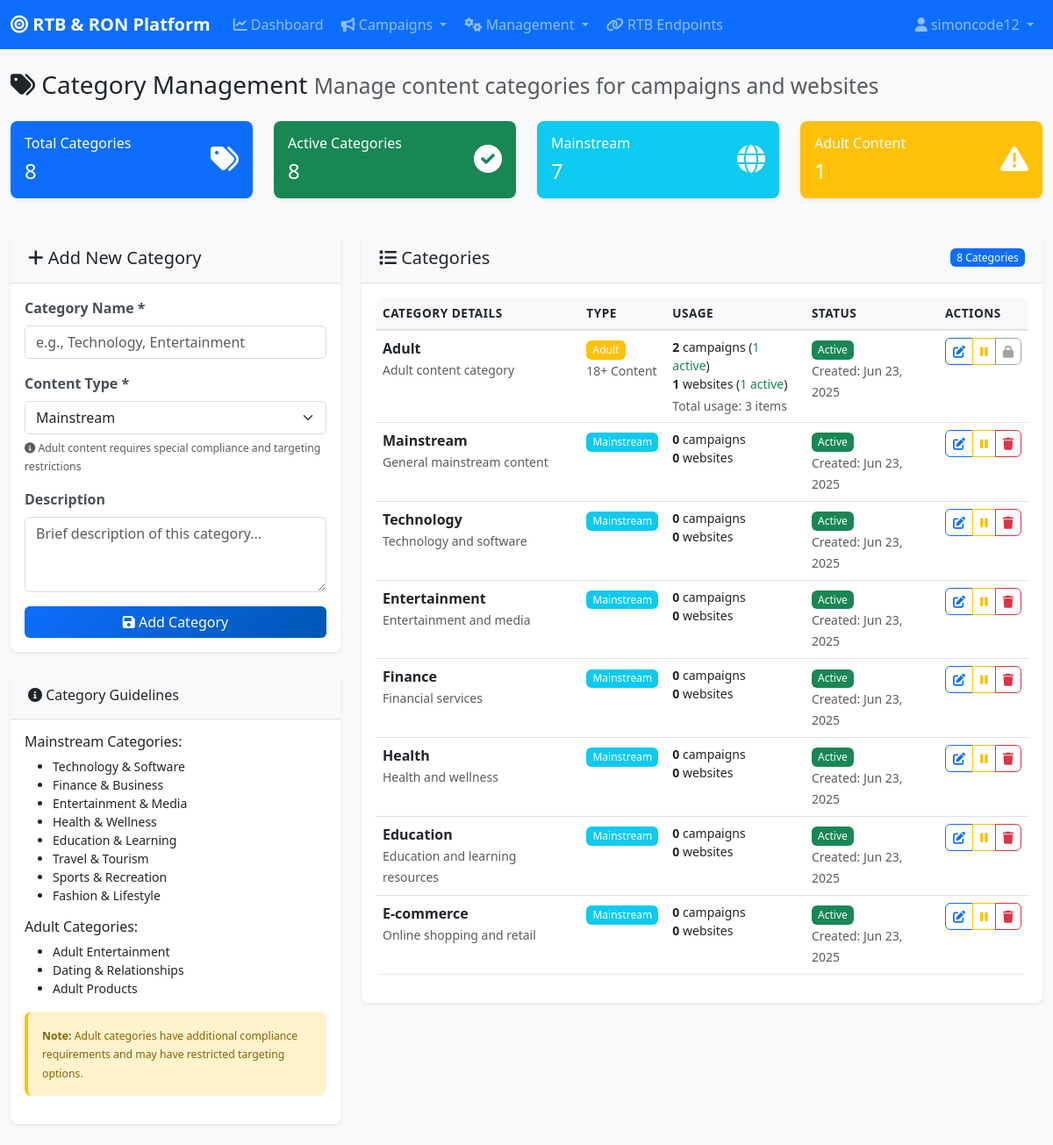
The page /admin/category.php (signed in) on the database its author committed.
### tables this page shows
CREATE TABLE `categories` (
  `id` int(11) NOT NULL,
  `name` varchar(100) NOT NULL,
  `description` text DEFAULT NULL,
  `type` enum('adult','mainstream') DEFAULT 'mainstream',
  `status` enum('active','inactive') DEFAULT 'active',
  `created_at` timestamp NULL DEFAULT current_timestamp(),
  `updated_at` timestamp NULL DEFAULT current_timestamp() ON UPDATE current_timestamp()
);

### config/database.php (called while the page is built, shortened)
<?php
function formatNumber($number) {
    return number_format($number);
}
?>

### admin/category.php (the view, shortened to what this page needs)
<?php
include 'includes/header.php';
$categories = $pdo->query("
    SELECT c.*,
           COUNT(DISTINCT ca.id) as campaign_count,
           COUNT(DISTINCT w.id) as website_count,
           COUNT(DISTINCT CASE WHEN ca.status = 'active' THEN ca.id END) as active_campaigns,
           COUNT(DISTINCT CASE WHEN w.status = 'active' THEN w.id END) as active_websites
    FROM categories c
    LEFT JOIN campaigns ca ON c.id = ca.category_id
    LEFT JOIN websites w ON c.id = w.category_id
    GROUP BY c.id
    ORDER BY c.created_at DESC
")->fetchAll();
$stats = [
    'total_categories' => $pdo->query("SELECT COUNT(*) FROM categories")->fetchColumn(),
    'active_categories' => $pdo->query("SELECT COUNT(*) FROM categories WHERE status = 'active'")->fetchColumn(),
    'adult_categories' => $pdo->query("SELECT COUNT(*) FROM categories WHERE type = 'adult'")->fetchColumn(),
    'mainstream_categories' => $pdo->query("SELECT COUNT(*) FROM categories WHERE type = 'mainstream'")->fetchColumn()
];
?>
<div class="row">
    <div class="col-12">
        <h1 class="h3 mb-4">
            <i class="fas fa-tags"></i> Category Management
            <small class="text-muted">Manage content categories for campaigns and websites</small>
        </h1>
    </div>
</div>
<div class="row mb-4">
    <div class="col-lg-3 col-md-6 mb-3">
        <div class="card bg-primary text-white">
            <div class="card-body">
                <div class="d-flex justify-content-between">
                    <div>
                        <h6 class="card-title">Total Categories</h6>
                        <h4 class="mb-0"><?php echo formatNumber($stats['total_categories']); ?></h4>
                    </div>
                    <div class="align-self-center">
                        <i class="fas fa-tags fa-2x"></i>
                    </div>
                </div>
            </div>
        </div>
    </div>
    <div class="col-lg-3 col-md-6 mb-3">
        <div class="card bg-success text-white">
            <div class="card-body">
                <div class="d-flex justify-content-between">
                    <div>
                        <h6 class="card-title">Active Categories</h6>
                        <h4 class="mb-0"><?php echo formatNumber($stats['active_categories']); ?></h4>
                    </div>
                    <div class="align-self-center">
                        <i class="fas fa-check-circle fa-2x"></i>
                    </div>
                </div>
            </div>
        </div>
    </div>
    <div class="col-lg-3 col-md-6 mb-3">
        <div class="card bg-info text-white">
            <div class="card-body">
                <div class="d-flex justify-content-between">
                    <div>
                        <h6 class="card-title">Mainstream</h6>
                        <h4 class="mb-0"><?php echo formatNumber($stats['mainstream_categories']); ?></h4>
                    </div>
                    <div class="align-self-center">
                        <i class="fas fa-globe fa-2x"></i>
                    </div>
                </div>
            </div>
        </div>
    </div>
    <div class="col-lg-3 col-md-6 mb-3">
        <div class="card bg-warning text-white">
            <div class="card-body">
                <div class="d-flex justify-content-between">
                    <div>
                        <h6 class="card-title">Adult Content</h6>
                        <h4 class="mb-0"><?php echo formatNumber($stats['adult_categories']); ?></h4>
                    </div>
                    <div class="align-self-center">
                        <i class="fas fa-exclamation-triangle fa-2x"></i>
                    </div>
                </div>
            </div>
        </div>
    </div>
</div>
<div class="row">
    <div class="col-lg-4 mb-4">
        <div class="card">
            <div class="card-header">
                <h5 class="mb-0"><i class="fas fa-plus"></i> Add New Category</h5>
            </div>
            <div class="card-body">
                <form method="POST">
                    <div class="mb-3">
                        <label for="name" class="form-label">Category Name *</label>
                        <input type="text" class="form-control" id="name" name="name" required
                               placeholder="e.g., Technology, Entertainment">
                    </div>
                    <div class="mb-3">
                        <label for="type" class="form-label">Content Type *</label>
                        <select class="form-select" id="type" name="type" required>
                            <option value="mainstream">Mainstream</option>
                        </select>
                        <div class="form-text">
                            <small>
                                <i class="fas fa-info-circle"></i>
                                Adult content requires special compliance and targeting restrictions
                            </small>
                        </div>
                    </div>
                    <div class="mb-3">
                        <label for="description" class="form-label">Description</label>
                        <textarea class="form-control" id="description" name="description" rows="3"
                                  placeholder="Brief description of this category..."></textarea>
                    </div>
                    <button type="submit" class="btn btn-primary w-100">
                        <i class="fas fa-save"></i> Add Category
                    </button>
                </form>
            </div>
        </div>
        <div class="card mt-4">
            <div class="card-header">
                <h6 class="mb-0"><i class="fas fa-info-circle"></i> Category Guidelines</h6>
            </div>
            <div class="card-body">
                <div class="small">
                    <h6>Mainstream Categories:</h6>
                    <ul>
                        <li>Technology & Software</li>
                        <li>Finance & Business</li>
                        <li>Entertainment & Media</li>
                        <li>Health & Wellness</li>
                        <li>Education & Learning</li>
                        <li>Travel & Tourism</li>
                        <li>Sports & Recreation</li>
                        <li>Fashion & Lifestyle</li>
                    </ul>
                    <h6 class="mt-3">Adult Categories:</h6>
                    <ul>
                        <li>Adult Entertainment</li>
                        <li>Dating & Relationships</li>
                        <li>Adult Products</li>
                    </ul>
                    <div class="alert alert-warning mt-3">
                        <small>
                            <strong>Note:</strong> Adult categories have additional compliance requirements and may have restricted targeting options.
                        </small>
                    </div>
                </div>
            </div>
        </div>
    </div>
    <div class="col-lg-8 mb-4">
        <div class="card">
            <div class="card-header d-flex justify-content-between align-items-center">
                <h5 class="mb-0"><i class="fas fa-list"></i> Categories</h5>
                <span class="badge bg-primary"><?php echo count($categories); ?> Categories</span>
            </div>
            <div class="card-body">
                <?php if (empty($categories)): ?>
                    <div class="text-center py-4">
                        <i class="fas fa-tags fa-3x text-muted mb-3"></i>
                        <p class="text-muted">No categories created yet.</p>
                        <p class="text-muted">Create your first category using the form on the left.</p>
                    </div>
                <?php else: ?>
                    <div class="table-responsive">
                        <table class="table table-hover">
                            <thead>
                                <tr>
                                    <th>Category Details</th>
                                    <th>Type</th>
                                    <th>Usage</th>
                                    <th>Status</th>
                                    <th>Actions</th>
                                </tr>
                            </thead>
                            <tbody>
                                <?php foreach ($categories as $category): ?>
                                <tr>
                                    <td>
                                        <div>
                                            <strong><?php echo htmlspecialchars($category['name']); ?></strong>
                                            <?php if ($category['description']): ?>
                                                <br>
                                                <small class="text-muted">
                                                    <?php echo htmlspecialchars(substr($category['description'], 0, 100)); ?>
                                                </small>
                                            <?php endif; ?>
                                        </div>
                                    </td>
                                    <td>
                                        <span class="badge bg-<?php echo $category['type'] == 'adult' ? 'warning' : 'info'; ?>">
                                            <?php echo ucfirst($category['type']); ?>
                                        </span>
                                        <?php if ($category['type'] == 'adult'): ?>
                                            <br><small class="text-muted">18+ Content</small>
                                        <?php endif; ?>
                                    </td>
                                    <td>
                                        <div class="small">
                                            <div>
                                                <strong><?php echo $category['campaign_count']; ?></strong> campaigns
                                                <?php if ($category['active_campaigns'] > 0): ?>
                                                    (<span class="text-success"><?php echo $category['active_campaigns']; ?> active</span>)
                                                <?php endif; ?>
                                            </div>
                                            <div>
                                                <strong><?php echo $category['website_count']; ?></strong> websites
                                                <?php if ($category['active_websites'] > 0): ?>
                                                    (<span class="text-success"><?php echo $category['active_websites']; ?> active</span>)
                                                <?php endif; ?>
                                            </div>
                                            <?php if ($category['campaign_count'] > 0 || $category['website_count'] > 0): ?>
                                                <div class="text-muted mt-1">
                                                    Total usage: <?php echo $category['campaign_count'] + $category['website_count']; ?> items
                                                </div>
                                            <?php endif; ?>
                                        </div>
                                    </td>
                                    <td>
                                        <span class="badge bg-<?php echo $category['status'] == 'active' ? 'success' : 'secondary'; ?>">
                                            <?php echo ucfirst($category['status']); ?>
                                        </span>
                                        <br>
                                        <small class="text-muted">
                                            Created: <?php echo date('M j, Y', strtotime($category['created_at'])); ?>
                                        </small>
                                    </td>
                                    <td>
                                        <div class="btn-group btn-group-sm">
                                            <button class="btn btn-outline-primary" data-bs-toggle="tooltip" title="Edit"
                                                    onclick="editCategory(<?php echo $category['id']; ?>, '<?php echo htmlspecialchars($category['name']); ?>', '<?php echo htmlspecialchars($category['description']); ?>', '<?php echo $category['type']; ?>')">
                                                <i class="fas fa-edit"></i>
                                            </button>
                                            <a href="?action=toggle_status&id=<?php echo $category['id']; ?>"
                                               class="btn btn-outline-<?php echo $category['status'] == 'active' ? 'warning' : 'success'; ?>"
                                               data-bs-toggle="tooltip"
                                               title="<?php echo $category['status'] == 'active' ? 'Deactivate' : 'Activate'; ?>">
                                                <i class="fas fa-<?php echo $category['status'] == 'active' ? 'pause' : 'play'; ?>"></i>
                                            </a>
                                            <?php if ($category['campaign_count'] == 0 && $category['website_count'] == 0): ?>
                                                <a href="?action=delete&id=<?php echo $category['id']; ?>"
                                                   class="btn btn-outline-danger btn-delete"
                                                   data-bs-toggle="tooltip" title="Delete"
                                                   onclick="return confirm('Are you sure you want to delete this category?')">
                                                    <i class="fas fa-trash"></i>
                                                </a>
                                            <?php else: ?>
                                                <button class="btn btn-outline-secondary"
                                                        data-bs-toggle="tooltip"
                                                        title="Cannot delete - Category is in use"
                                                        disabled>
                                                    <i class="fas fa-lock"></i>
                                                </button>
                                            <?php endif; ?>
                                        </div>
                                    </td>
                                </tr>
                                <?php endforeach; ?>
                            </tbody>
                        </table>
                    </div>
                <?php endif; ?>
            </div>
        </div>
    </div>
</div>
<?php include 'includes/footer.php'; ?>

### rows shown on the page
categories: name "Adult", description "Adult content category", type "Adult", shows "18+ Content", campaign_count "2", active_campaigns "1", website_count "1", active_websites "1", website_count "3", status "Active", created_at "Jun 23, 2025"
categories: name "Mainstream", description "General mainstream content", type "Mainstream", campaign_count "0", website_count "0", status "Active", created_at "Jun 23, 2025"
categories: name "Technology", description "Technology and software", type "Mainstream", campaign_count "0", website_count "0", status "Active", created_at "Jun 23, 2025"
categories: name "Entertainment", description "Entertainment and media", type "Mainstream", campaign_count "0", website_count "0", status "Active", created_at "Jun 23, 2025"
categories: name "Finance", description "Financial services", type "Mainstream", campaign_count "0", website_count "0", status "Active", created_at "Jun 23, 2025"
categories: name "Health", description "Health and wellness", type "Mainstream", campaign_count "0", website_count "0", status "Active", created_at "Jun 23, 2025"
categories: name "Education", description "Education and learning resources", type "Mainstream", campaign_count "0", website_count "0", status "Active", created_at "Jun 23, 2025"
categories: name "E-commerce", description "Online shopping and retail", type "Mainstream", campaign_count "0", website_count "0", status "Active", created_at "Jun 23, 2025"

### other values the page prints
$_SESSION['username'] "simoncode12"
formatNumber($stats['total_categories']) "8"
formatNumber($stats['active_categories']) "8"
formatNumber($stats['mainstream_categories']) "7"
formatNumber($stats['adult_categories']) "1"
count($categories) "8"
